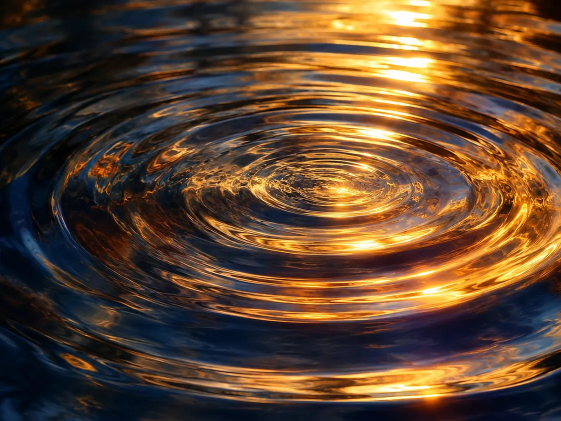
#> input picture images/blog/golden-ripples-indigo-water-1122.webp, 1122 x 842 px, given in place of golden-ripples-indigo-water-1122.webpf0c08b18-image.png, which was not available (shown at 1/2 size)
$ python make_blog_heroes.py ../images/blog ../images/blog/golden-ripples-indigo-water-1122.webp
#> lines starting #> are read from the running program, lines starting #| are printed output that depends on the picture
"""Make blog hero images (WebP, 4:3) and share images (JPEG, 1200x630) from Kay's six originals."""
import json, sys
from pathlib import Path
from PIL import Image

root = Path(sys.argv[1])
U = sys.argv[2] if len(sys.argv) > 2 else "content/blog/hero-originals/"  # folder holding the six original images
# slug: (source, filename, focal y 0-1 for crops, alt text)
HEROES = {
 "why-body-still-braces": (U + "f0c08b18-image.png", "woman-sage-sweater-window-reflection", 0.36,
   "A woman in a sage-green sweater sits by a window, chin resting on her hand, looking out thoughtfully."),
 "why-receiving-feels-dangerous": (U + "67df5fa6-image.png", "woman-open-hands-golden-sunlight", 0.42,
   "A woman in an ivory embroidered blouse stands in golden sunlight with her eyes closed and her hands open."),
 "overwhelmed-cant-think-clearly": (U + "c6050c56-image.png", "woman-desk-unfinished-work", 0.40,
   "A woman in a slate-blue cardigan sits at a desk covered in papers and books, resting her chin on her hand."),
 "who-are-you-beyond-your-roles": (U + "d2f0cf9f-image.png", "woman-teal-coat-ocean-cliff", 0.30,
   "A woman in a deep teal coat stands on a windswept ocean cliff, eyes closed and face turned to the sky."),
 "frequency-and-healing": (U + "079c151c-image.png", "golden-ripples-indigo-water", 0.42,
   "Golden ripples spreading in rings across deep indigo water."),
 "teacher-exhaustion-survival-mode": (U + "fd09bb99-image.png", "empty-classroom-afternoon-light", 0.55,
   "An empty classroom in afternoon sunlight, with books, a mug and a mustard-coloured bag on the teacher's desk."),
}

def crop(im, ratio, fy):
    w, h = im.size
    ch = round(w / ratio)
    if ch > h:
        cw = round(h * ratio); x = (w - cw) // 2
        return im.crop((x, 0, x + cw, h))
    top = min(max(round(fy * h - ch / 2), 0), h - ch)
    return im.crop((0, top, w, top + ch))

out = root / "images" / "blog"; out.mkdir(parents=True, exist_ok=True)
manifest = {}
for slug, (src, name, fy, alt) in HEROES.items():
    im = Image.open(src).convert("RGB")
#> im is the input picture: PIL image 1122x842 RGB; mean R, G, B 93.7, 68.3, 47.1
    hero = crop(im, 4 / 3, fy)                      # 1122 x 842
    sizes = {}
    for w in (640, hero.width):
        r = hero if w == hero.width else hero.resize((w, round(w * hero.height / hero.width)), Image.LANCZOS)
        p = out / f"{name}-{w}.webp"
        r.save(p, "WEBP", quality=80, method=6)
        sizes[w] = (p.name, r.height, p.stat().st_size)
#> this loop made 2 passes
#> pass 1, `r = hero if w == hero.width else hero.resize((w, round(w * hero.height..`:
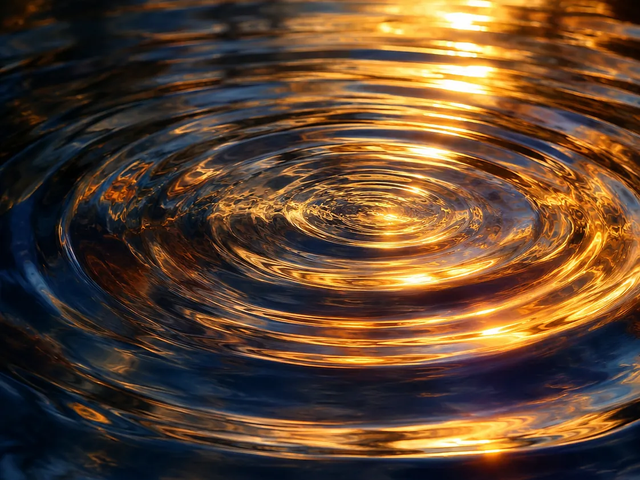
#> r: PIL image 640x480 RGB; mean R, G, B 93.7, 68.3, 47.1
#> after the loop, sizes = 2 items
    og = crop(im, 1200 / 630, fy).resize((1200, 630), Image.LANCZOS)
#> call 2 of crop, with ratio = 1.9, fy = 0.36
#> in crop (call 2), `return im.crop((0, top, w, top + ch))`:
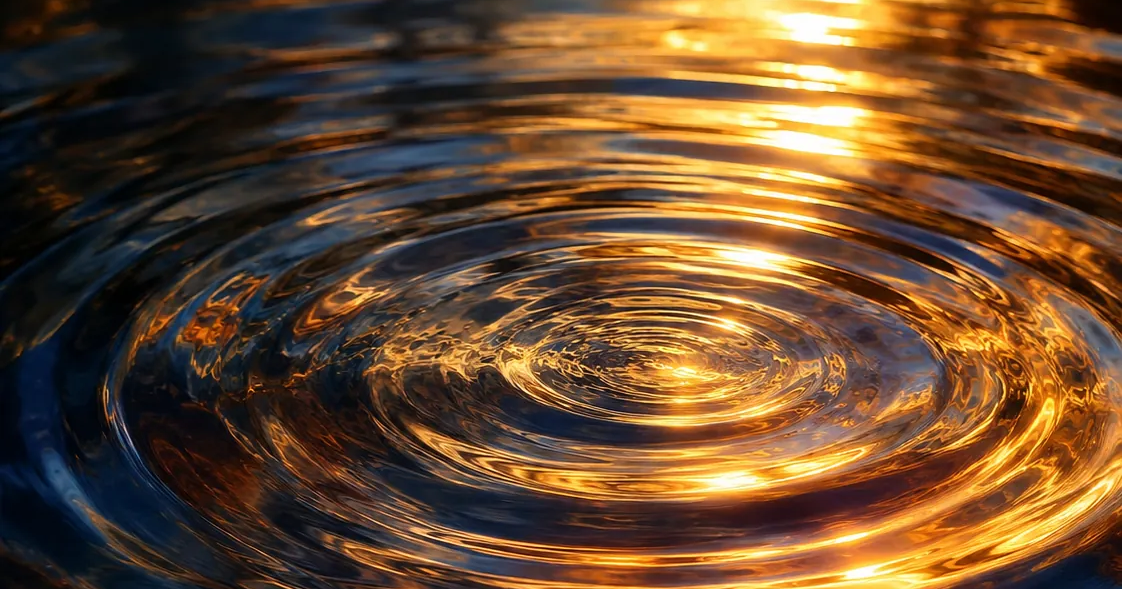
#> returned value: PIL image 1122x589 RGB; mean R, G, B 105, 74.4, 46.6
    og.save(root / "images" / "og" / f"blog-{slug}.jpg", "JPEG", quality=84, optimize=True, progressive=True)
    manifest[slug] = {"name": name, "alt": alt, "widths": sorted(sizes), "full": [hero.width, hero.height]}
    print(slug, {w: f"{s[0]} {s[2]//1024}KB" for w, s in sizes.items()})
#| why-body-still-braces {640: 'woman-sage-sweater-window-reflection-640.webp 52KB', 1122: 'woman-sage-sweater-window-reflection-1122.webp 116KB'}
#> pass 2 of the loop `for slug, (src, name, fy, alt) in HEROES.items():`:
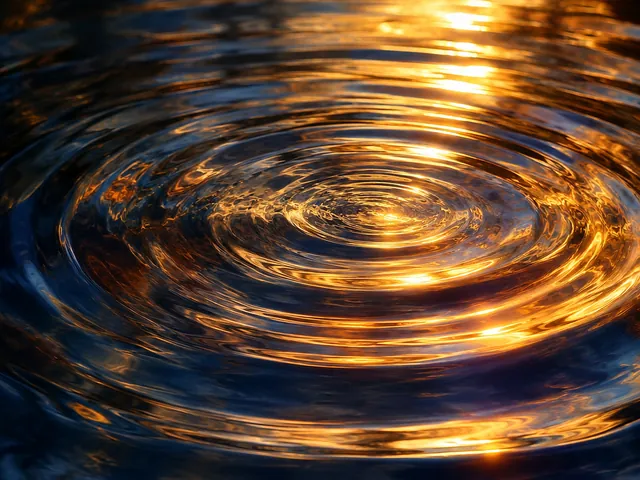
#> input picture images/blog/golden-ripples-indigo-water-640.webp, 640 x 480 px, given in place of golden-ripples-indigo-water-1122.webp67df5fa6-image.png, which was not available
#> im is the input picture: PIL image 640x480 RGB; mean R, G, B 93.7, 68.4, 47.2
#> after the loop `for w in (640, hero.width):`: sizes = 1 item
#> in crop (call 4), `return im.crop((0, top, w, top + ch))`:
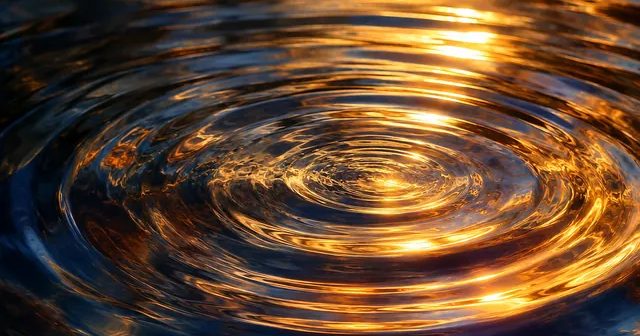
#> returned value: PIL image 640x336 RGB; mean R, G, B 101.9, 72.3, 47
#> `og = crop(im, 1200 / 630, fy).resize((1200, 630), Image.LANCZOS)`:
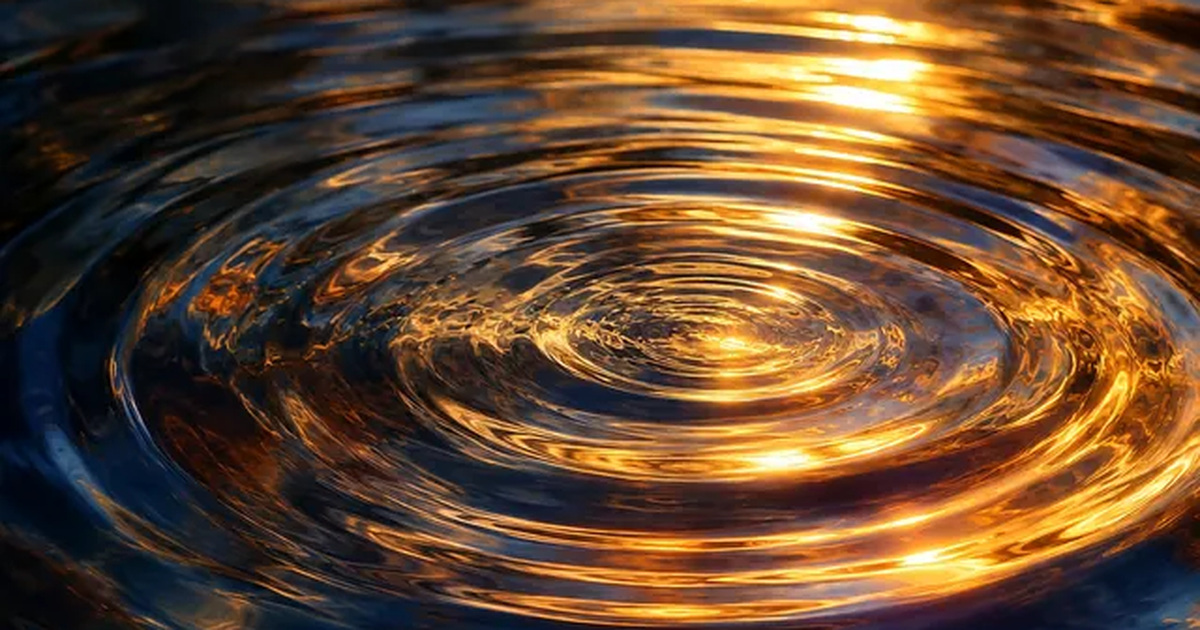
#> og: PIL image 1200x630 RGB; mean R, G, B 101.9, 72.3, 47
#| why-receiving-feels-dangerous {640: 'woman-open-hands-golden-sunlight-640.webp 52KB'}
#> (the run stopped early here; a loop or call above may not have finished)
